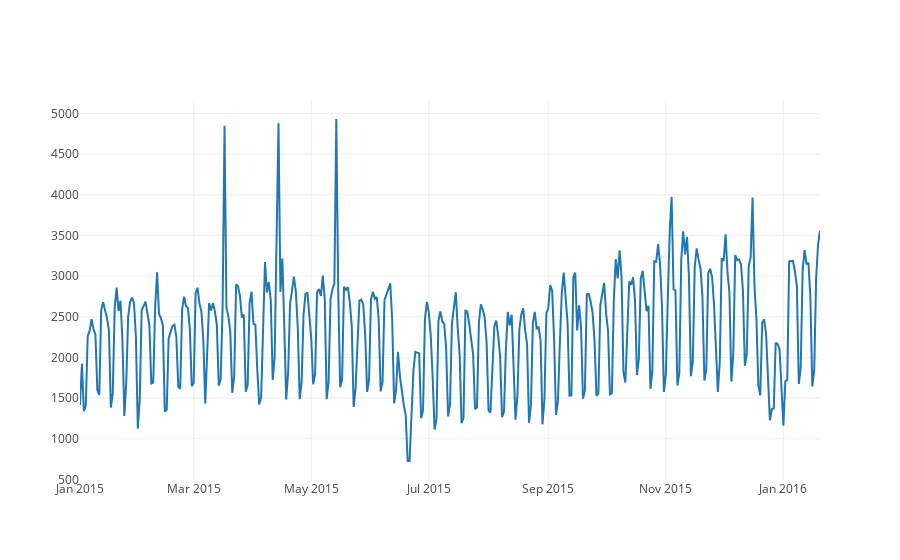

Notebook source saved alongside this figure:
### Code cell
plotly_df(df.set_index('date')[['count']])

### Figure 1 — Plotly figure (JSON) as saved in the notebook; plotly's stock layout.template omitted (floating-point values rounded to 4 significant figures; data arrays with more than 128 entries replaced by an {"elided": "..."} marker saying what was removed)
{"data": [{"mode": "lines", "name": "count", "x": {"elided": "383 str values"}, "y": {"elided": "383 int values"}, "type": "scatter", "uid": "943a700e-a053-4d96-a632-f22048adb974"}], "layout": {"title": ""}}
